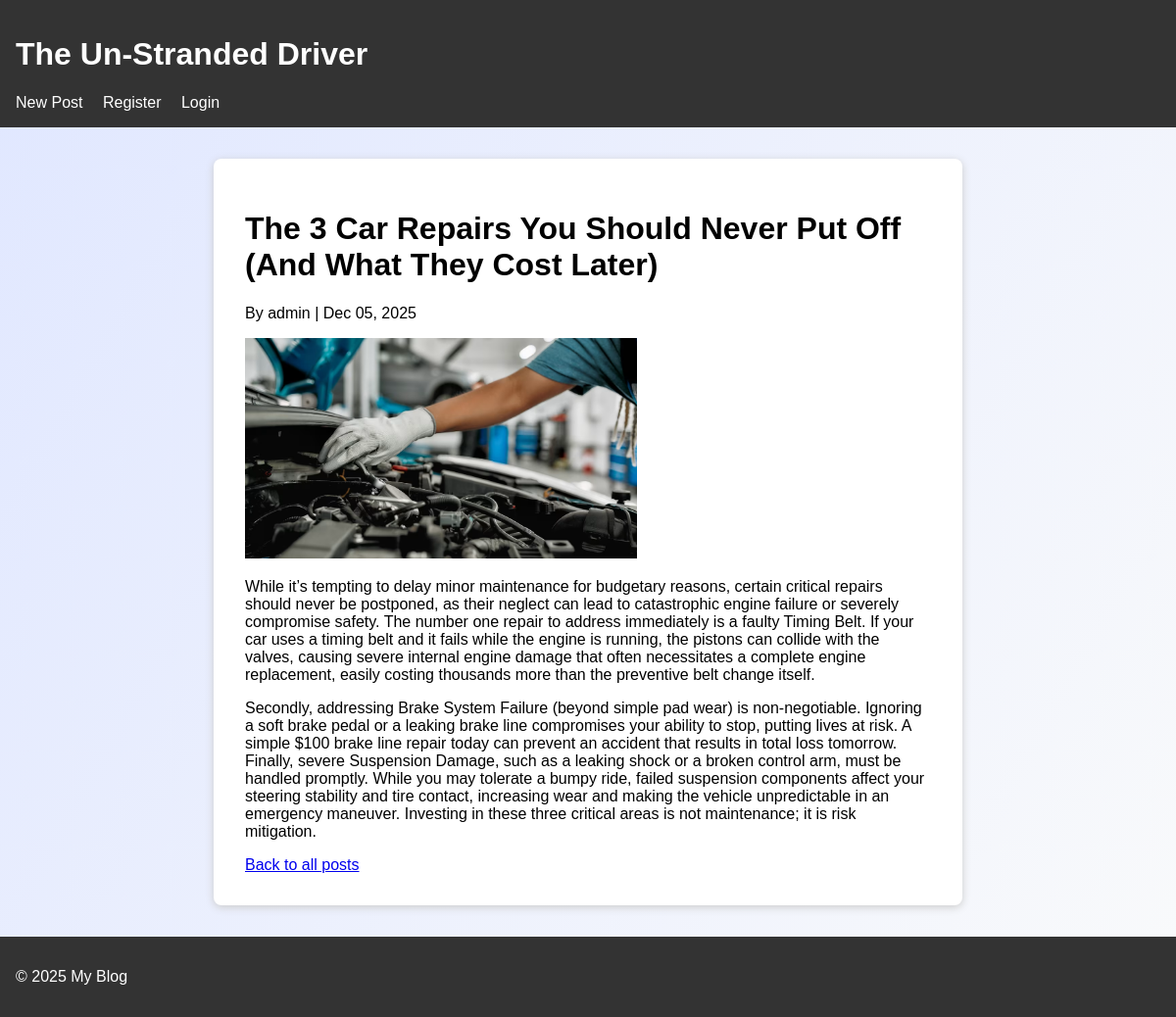
The app's page /post/critical-car-repairs-cost/ with its own data.
### blog/models.py (models this page shows, shortened)
class Post(models.Model):
	title = models.CharField(max_length=200)
	slug = models.SlugField(unique=True)
	author = models.ForeignKey(get_user_model(), on_delete=models.CASCADE, related_name='posts')
	content = models.TextField()
	image = models.ImageField(upload_to='post_images/', blank=True, null=True)
	created_at = models.DateTimeField(auto_now_add=True)
	updated_at = models.DateTimeField(auto_now=True)
	class Meta:
		ordering = ['-created_at']

### blog/views.py (the view)
# urls.py: path('post/<slug:slug>/', views.PostDetailView.as_view(), name='post_detail'),
class PostDetailView(DetailView):
	model = Post
	template_name = 'blog/post_detail.html'
	context_object_name = 'post'

### blog/templates/blog/post_detail.html (shortened to what this page needs)
{% extends 'blog/base.html' %}
{% block content %}
  <h1>{{ post.title }}</h1>
  <p>By {{ post.author }} | {{ post.created_at|date:'M d, Y' }}</p>
  {% if post.image %}
    <img src="{{ post.image.url }}" alt="Image for {{ post.title }}" style="max-width:400px;">
  {% endif %}
  <div>{{ post.content|linebreaks }}</div>
  <a href="{% url 'blog:post_list' %}">Back to all posts</a>
{% endblock %}

### static/blog/style.css (style rules this page uses)
body { font-family: Arial, sans-serif; background: linear-gradient(120deg, #e0e7ff 0%, #f9fafb 100%); margin: 0; }

### records on screen
Post: title "The 3 Car Repairs You Should Never Put Off (And What They Cost Later)", author "admin", created_at "Dec 05, 2025", image (picture), content "While it’s tempting to delay minor maintenance for budgetary reasons, certain critical repairs should never be postponed, as their neglect can lead to catastrophic engine failure or severely compromise safety. The number one repair to address immediately is a faulty Timing Belt. If your car uses a timing belt and it fails while the engine is running, the pistons can collide with the valves, causing severe internal engine damage that often necessitates a complete engine replacement, easily costing thousands more than the preventive belt change itself. Secondly, addressing Brake System Failure (beyond simple pad wear) is non-negotiable. Ignoring a soft brake pedal or a leaking brake line…"

### other values on screen
{{ year|default:2025 }} "2025"
